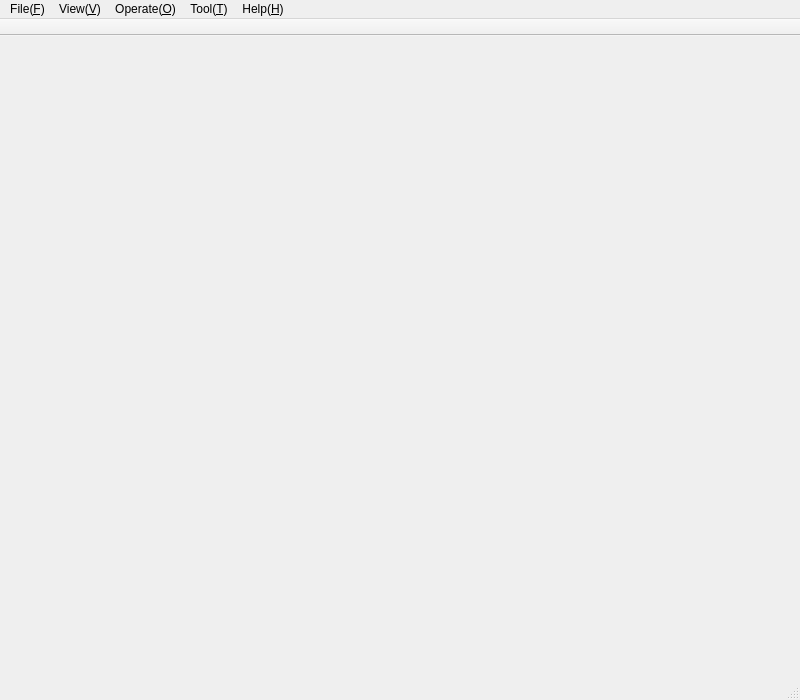
<?xml version="1.0" encoding="UTF-8"?>
<ui version="4.0">
 <class>MainWindow</class>
 <widget class="QMainWindow" name="MainWindow">
  <property name="enabled">
   <bool>true</bool>
  </property>
  <property name="geometry">
   <rect>
    <x>0</x>
    <y>0</y>
    <width>800</width>
    <height>700</height>
   </rect>
  </property>
  <property name="sizePolicy">
   <sizepolicy hsizetype="Preferred" vsizetype="Preferred">
    <horstretch>0</horstretch>
    <verstretch>0</verstretch>
   </sizepolicy>
  </property>
  <property name="minimumSize">
   <size>
    <width>800</width>
    <height>700</height>
   </size>
  </property>
  <property name="windowTitle">
   <string>MCT-MRX-T4</string>
  </property>
  <widget class="QTabWidget" name="centralWidget">
   <property name="tabBarAutoHide">
    <bool>true</bool>
   </property>
  </widget>
  <widget class="QMenuBar" name="menuBar">
   <property name="geometry">
    <rect>
     <x>0</x>
     <y>0</y>
     <width>800</width>
     <height>23</height>
    </rect>
   </property>
   <widget class="QMenu" name="menuFile">
    <property name="title">
     <string>File(&amp;F)</string>
    </property>
    <addaction name="actionPoweroff"/>
    <addaction name="actionReboot"/>
    <addaction name="actionExit"/>
   </widget>
   <widget class="QMenu" name="menuOperate">
    <property name="title">
     <string>Operate(&amp;O)</string>
    </property>
    <addaction name="actionStop"/>
    <addaction name="actionHome"/>
    <addaction name="separator"/>
    <addaction name="actionUpload"/>
    <addaction name="actionDownload"/>
    <addaction name="actionStore"/>
    <addaction name="actionSync"/>
    <addaction name="separator"/>
    <addaction name="actionSearch"/>
   </widget>
   <widget class="QMenu" name="menuHelp">
    <property name="title">
     <string>Help(&amp;H)</string>
    </property>
    <addaction name="actionAbout"/>
    <addaction name="actionRead_me"/>
    <addaction name="actionFAQ"/>
   </widget>
   <widget class="QMenu" name="menuToo">
    <property name="title">
     <string>Tool(&amp;T)</string>
    </property>
    <addaction name="actionWifi"/>
    <addaction name="actionPref"/>
   </widget>
   <widget class="QMenu" name="menuView">
    <property name="title">
     <string>View(&amp;V)</string>
    </property>
   </widget>
   <addaction name="menuFile"/>
   <addaction name="menuView"/>
   <addaction name="menuOperate"/>
   <addaction name="menuToo"/>
   <addaction name="menuHelp"/>
  </widget>
  <widget class="QToolBar" name="mainToolBar">
   <property name="sizePolicy">
    <sizepolicy hsizetype="Preferred" vsizetype="Fixed">
     <horstretch>0</horstretch>
     <verstretch>0</verstretch>
    </sizepolicy>
   </property>
   <property name="focusPolicy">
    <enum>Qt::ClickFocus</enum>
   </property>
   <property name="windowTitle">
    <string>Tool</string>
   </property>
   <property name="movable">
    <bool>false</bool>
   </property>
   <property name="iconSize">
    <size>
     <width>48</width>
     <height>48</height>
    </size>
   </property>
   <property name="toolButtonStyle">
    <enum>Qt::ToolButtonIconOnly</enum>
   </property>
   <property name="floatable">
    <bool>true</bool>
   </property>
   <attribute name="toolBarArea">
    <enum>TopToolBarArea</enum>
   </attribute>
   <attribute name="toolBarBreak">
    <bool>false</bool>
   </attribute>
  </widget>
  <widget class="QStatusBar" name="statusBar"/>
  <action name="actionStop">
   <property name="icon">
    <iconset resource="../../res/res.qrc">
     <normaloff>:/res/image/icon/stop.png</normaloff>:/res/image/icon/stop.png</iconset>
   </property>
   <property name="text">
    <string>&amp;Stop</string>
   </property>
   <property name="toolTip">
    <string>Emergency Stop</string>
   </property>
   <property name="shortcut">
    <string>Ctrl+E</string>
   </property>
  </action>
  <action name="actionExit">
   <property name="text">
    <string>&amp;Exit</string>
   </property>
   <property name="shortcut">
    <string>Ctrl+Q</string>
   </property>
  </action>
  <action name="actionAbout">
   <property name="text">
    <string>&amp;About</string>
   </property>
   <property name="shortcut">
    <string>Ctrl+I</string>
   </property>
  </action>
  <action name="actionHelp">
   <property name="text">
    <string>&amp;Help</string>
   </property>
  </action>
  <action name="actionUpload">
   <property name="icon">
    <iconset resource="../../res/res.qrc">
     <normaloff>:/res/image/icon/upload.png</normaloff>:/res/image/icon/upload.png</iconset>
   </property>
   <property name="text">
    <string>&amp;Upload</string>
   </property>
   <property name="shortcut">
    <string>Ctrl+U</string>
   </property>
  </action>
  <action name="actionDownload">
   <property name="icon">
    <iconset resource="../../res/res.qrc">
     <normaloff>:/res/image/icon/download.png</normaloff>:/res/image/icon/download.png</iconset>
   </property>
   <property name="text">
    <string>&amp;Download</string>
   </property>
   <property name="shortcut">
    <string>Ctrl+D</string>
   </property>
  </action>
  <action name="actionStore">
   <property name="icon">
    <iconset resource="../../res/res.qrc">
     <normaloff>:/res/image/icon/store.png</normaloff>:/res/image/icon/store.png</iconset>
   </property>
   <property name="text">
    <string>S&amp;tore</string>
   </property>
   <property name="shortcut">
    <string>Ctrl+T</string>
   </property>
  </action>
  <action name="actionSync">
   <property name="icon">
    <iconset resource="../../res/res.qrc">
     <normaloff>:/res/image/icon/sync.png</normaloff>:/res/image/icon/sync.png</iconset>
   </property>
   <property name="text">
    <string>S&amp;ync</string>
   </property>
   <property name="shortcut">
    <string>Ctrl+Y</string>
   </property>
  </action>
  <action name="actionChinese">
   <property name="checkable">
    <bool>true</bool>
   </property>
   <property name="text">
    <string>&amp;Chinese</string>
   </property>
  </action>
  <action name="actionEnglish">
   <property name="checkable">
    <bool>true</bool>
   </property>
   <property name="checked">
    <bool>false</bool>
   </property>
   <property name="text">
    <string>&amp;English</string>
   </property>
  </action>
  <action name="actionMega">
   <property name="checkable">
    <bool>true</bool>
   </property>
   <property name="checked">
    <bool>false</bool>
   </property>
   <property name="text">
    <string>&amp;MEGAROBO</string>
   </property>
  </action>
  <action name="actionClassic">
   <property name="checkable">
    <bool>true</bool>
   </property>
   <property name="checked">
    <bool>false</bool>
   </property>
   <property name="text">
    <string>&amp;Classic</string>
   </property>
  </action>
  <action name="actionSearch">
   <property name="icon">
    <iconset resource="../../res/res.qrc">
     <normaloff>:/res/image/icon/find.png</normaloff>:/res/image/icon/find.png</iconset>
   </property>
   <property name="text">
    <string>&amp;Search</string>
   </property>
   <property name="toolTip">
    <string>SearchDevice</string>
   </property>
   <property name="shortcut">
    <string>Ctrl+F</string>
   </property>
  </action>
  <action name="actionConnect">
   <property name="icon">
    <iconset resource="../../res/res.qrc">
     <normaloff>:/res/image/h2product/disconnect.png</normaloff>:/res/image/h2product/disconnect.png</iconset>
   </property>
   <property name="text">
    <string>Connect</string>
   </property>
   <property name="toolTip">
    <string>Connect</string>
   </property>
   <property name="shortcut">
    <string>Ctrl+L</string>
   </property>
  </action>
  <action name="actionIP">
   <property name="enabled">
    <bool>false</bool>
   </property>
   <property name="text">
    <string>MRX-H2:[0.0.0.0]</string>
   </property>
  </action>
  <action name="actionReboot">
   <property name="text">
    <string>&amp;Reboot</string>
   </property>
   <property name="shortcut">
    <string>Ctrl+Alt+R</string>
   </property>
  </action>
  <action name="actionPoweroff">
   <property name="text">
    <string>&amp;Poweroff</string>
   </property>
   <property name="shortcut">
    <string>Ctrl+Alt+P</string>
   </property>
  </action>
  <action name="actionWifi">
   <property name="text">
    <string>&amp;Wifi</string>
   </property>
  </action>
  <action name="actiontest">
   <property name="text">
    <string>test</string>
   </property>
  </action>
  <action name="actionPref">
   <property name="icon">
    <iconset resource="../../res/res.qrc">
     <normaloff>:/res/image/icon/205.png</normaloff>:/res/image/icon/205.png</iconset>
   </property>
   <property name="text">
    <string>Pref</string>
   </property>
  </action>
  <action name="actionFAQ">
   <property name="text">
    <string>FAQ...</string>
   </property>
  </action>
  <action name="actionRead_me">
   <property name="text">
    <string>Read me...</string>
   </property>
  </action>
  <action name="actionChange_Password">
   <property name="icon">
    <iconset resource="../../res/res.qrc">
     <normaloff>:/res/image/icon/51.png</normaloff>:/res/image/icon/51.png</iconset>
   </property>
   <property name="text">
    <string>Change Password</string>
   </property>
   <property name="toolTip">
    <string>Change administrator password</string>
   </property>
  </action>
  <action name="actionHome">
   <property name="icon">
    <iconset resource="../../res/res.qrc">
     <normaloff>:/res/image/icon/address.png</normaloff>:/res/image/icon/address.png</iconset>
   </property>
   <property name="text">
    <string>Home</string>
   </property>
  </action>
  <action name="actionSwitch_User">
   <property name="icon">
    <iconset resource="../../res/res.qrc">
     <normaloff>:/res/image/icon/51.png</normaloff>:/res/image/icon/51.png</iconset>
   </property>
   <property name="text">
    <string>Switch User...</string>
   </property>
  </action>
 </widget>
 <layoutdefault spacing="6" margin="11"/>
 <resources>
  <include location="../../res/res.qrc"/>
 </resources>
 <connections>
  <connection>
   <sender>actionExit</sender>
   <signal>triggered()</signal>
   <receiver>MainWindow</receiver>
   <slot>close()</slot>
   <hints>
    <hint type="sourcelabel">
     <x>-1</x>
     <y>-1</y>
    </hint>
    <hint type="destinationlabel">
     <x>599</x>
     <y>449</y>
    </hint>
   </hints>
  </connection>
 </connections>
</ui>
